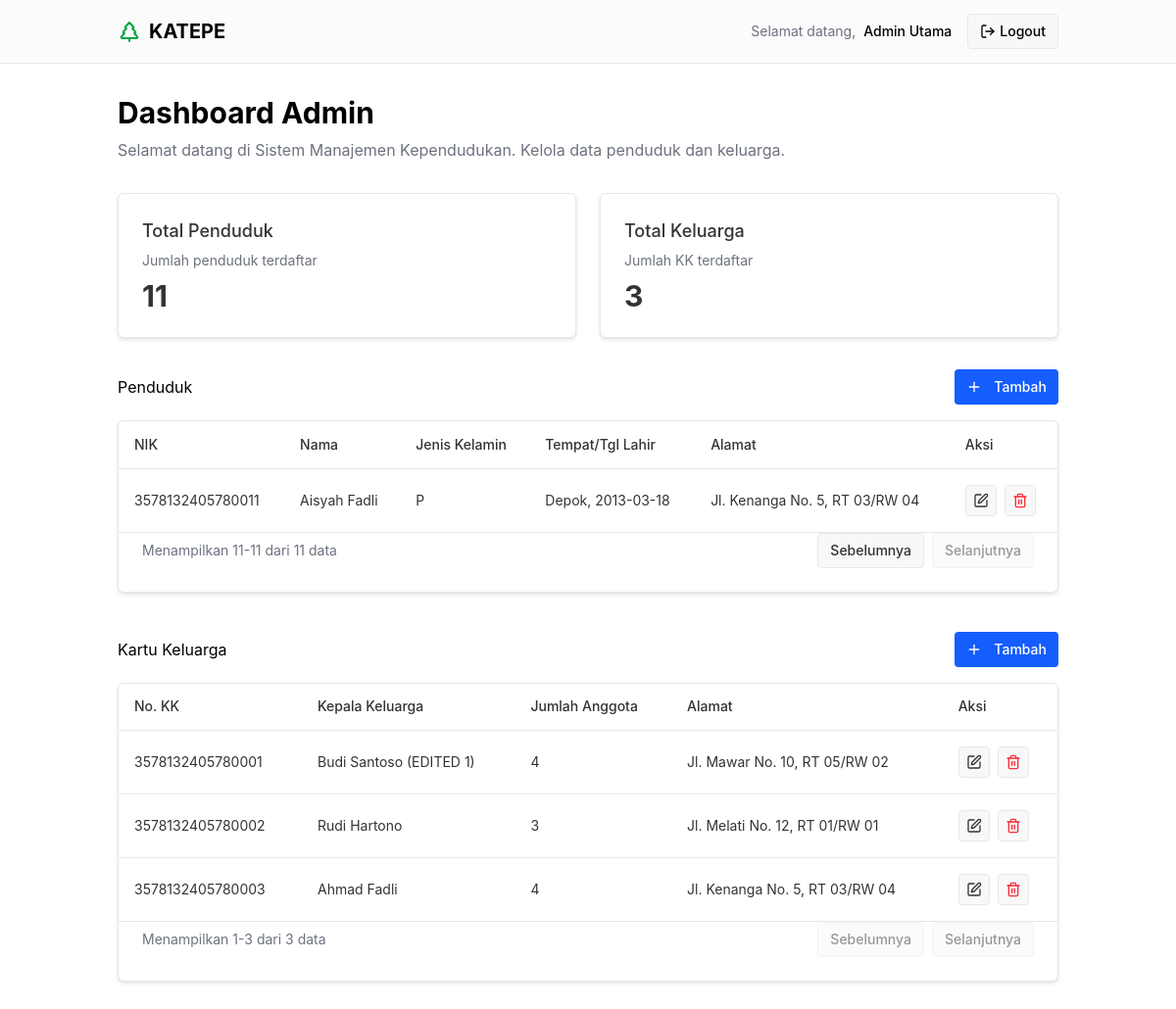
Page /petugas/dashboard.php?res_page=3 (signed in) on the committed database.
### tables this page shows
CREATE TABLE `residents` (
  `id` bigint NOT NULL,
  `nik` char(16) NOT NULL,
  `password` varchar(255) DEFAULT NULL,
  `full_name` varchar(100) NOT NULL,
  `birth_date` date DEFAULT NULL,
  `birth_place` varchar(100) DEFAULT NULL,
  `family_card_id` bigint DEFAULT NULL,
  `relation` enum('Kepala Keluarga','Istri','Anak','Lainnya') NOT NULL,
  `gender` enum('L','P') NOT NULL,
  `father_id` bigint DEFAULT NULL,
  `mother_id` bigint DEFAULT NULL
);

CREATE TABLE `family_cards` (
  `id` bigint NOT NULL,
  `kk_number` char(16) NOT NULL,
  `head_id` bigint DEFAULT NULL,
  `address` text,
  `subdistrict` varchar(100) DEFAULT NULL,
  `district` varchar(100) DEFAULT NULL,
  `city` varchar(100) DEFAULT NULL,
  `province` varchar(100) DEFAULT NULL
);

### petugas/dashboard.php (the view, shortened to what the rows shown need)
<?php
include '../utils/conn.php';
$res_limit = 5;
$res_page = isset($_GET['res_page']) && is_numeric($_GET['res_page']) ? (int)$_GET['res_page'] : 1;
$res_offset = ($res_page - 1) * $res_limit;
$res_stmt = $conn->prepare("SELECT r.*, address
                            FROM residents r
                            JOIN family_cards fc ON r.family_card_id=fc.id
                            LIMIT ? OFFSET ?");
$res_stmt->bind_param("ii", $res_limit, $res_offset);
$res_stmt->execute();
$res_result = $res_stmt->get_result();
$fc_limit = 5;
$fc_page = isset($_GET['fc_page']) && is_numeric($_GET['fc_page']) ? (int)$_GET['fc_page'] : 1;
$fc_offset = ($fc_page - 1) * $fc_limit;
$fc_stmt = $conn->prepare("SELECT fc.*, r.full_name AS head_name,
    (SELECT COUNT(*) FROM residents WHERE family_card_id = fc.id) AS member_count
    FROM family_cards fc
    LEFT JOIN residents r ON fc.head_id = r.id
    LIMIT ? OFFSET ?");
$fc_stmt->bind_param("ii", $fc_limit, $fc_offset);
$fc_stmt->execute();
$fc_result = $fc_stmt->get_result();
?>
<div class="container py-8">
    <div class="mb-8">
        <h1 class="text-3xl font-bold mb-2">Dashboard Admin</h1>
    </div>
    <div class="mb-8 space-y-8">
        <div>
            <div class="flex justify-between items-center mb-4">
                <h2>Penduduk</h2>
            </div>
            <div class="mt-2 ring-offset-background focus-visible:outline-none focus-visible:ring-2 focus-visible:ring-ring focus-visible:ring-offset-2" style="animation-duration: 0s;">
                <div class="rounded-lg border bg-card text-card-foreground shadow-sm" data-v0-t="card">
                    <div class="p-0">
                        <div class="relative w-full overflow-auto">
                            <table class="w-full caption-bottom text-sm">
                                <thead class="[&amp;_tr]:border-b">
                                    <tr class="border-b transition-colors hover:bg-muted/50 data-[state=selected]:bg-muted">
                                        <th class="h-12 px-4 text-left align-middle font-medium">NIK</th>
                                        <th class="h-12 px-4 text-left align-middle font-medium">Nama</th>
                                        <th class="h-12 px-4 text-left align-middle font-medium">Jenis Kelamin</th>
                                        <th class="h-12 px-4 text-left align-middle font-medium">Tempat/Tgl Lahir</th>
                                        <th class="h-12 px-4 text-left align-middle font-medium">Alamat</th>
                                        <th class="h-12 px-4 text-left align-middle font-medium">Aksi</th>
                                    </tr>
                                </thead>
                                <tbody class="[&amp;_tr:last-child]:border-0">
                                    <?php
                                    while ($row = $res_result->fetch_assoc()) {
                                    ?>
                                        <tr class="border-b transition-colors hover:bg-muted/50 data-[state=selected]:bg-muted">
                                            <td class="p-4 align-middle"><?= $row['nik'] ?></td>
                                            <td class="p-4 align-middle"><?= $row['full_name'] ?></td>
                                            <td class="p-4 align-middle"><?= $row['gender'] ?></td>
                                            <td class="p-4 align-middle"><?= $row['birth_place'] . ", " . $row['birth_date'] ?></td>
                                            <td class="p-4 align-middle"><?= $row['address'] ?></td>
                                            <td class="p-4 align-middle">
                                                <div class="flex gap-2">
                                                    <a href="resident-form.php?id=<?= $row['id'] ?>" class="inline-flex items-center justify-center gap-2 whitespace-nowrap rounded-md text-sm font-medium ring-offset-background transition-colors focus-visible:outline-none focus-visible:ring-2 focus-visible:ring-ring focus-visible:ring-offset-2 disabled:pointer-events-none disabled:opacity-50 [&amp;_svg]:pointer-events-none [&amp;_svg]:size-4 [&amp;_svg]:shrink-0 border border-input bg-background hover:bg-accent hover:text-accent-foreground h-8 w-8">
                                                    </a>
                                                    <form method="POST" action="resident-delete.php" onsubmit="return confirm('Yakin ingin menghapus data penduduk ini?');" style="display:inline;">
                                                        <button type="submit" class="inline-flex items-center justify-center gap-2 whitespace-nowrap rounded-md text-sm font-medium ring-offset-background transition-colors focus-visible:outline-none focus-visible:ring-2 focus-visible:ring-ring focus-visible:ring-offset-2 disabled:pointer-events-none disabled:opacity-50 [&_svg]:pointer-events-none [&_svg]:size-4 [&_svg]:shrink-0 border border-input bg-background hover:bg-accent hover:text-accent-foreground h-8 w-8 text-red-500">
                                                        </button>
                                                    </form>
                                                </div>
                                            </td>
                                        </tr>
                                    <?php
                                    }
                                    ?>
                                </tbody>
                            </table>
                        </div>
                    </div>
                </div>
            </div>
        </div>
        <div class="mt-10">
            <div class="flex justify-between items-center mb-4">
                <h2>Kartu Keluarga</h2>
            </div>
            <div class="mt-2 ring-offset-background focus-visible:outline-none focus-visible:ring-2 focus-visible:ring-ring focus-visible:ring-offset-2" style="animation-duration: 0s;">
                <div class="rounded-lg border bg-card text-card-foreground shadow-sm" data-v0-t="card">
                    <div class="p-0">
                        <div class="relative w-full overflow-auto">
                            <table class="w-full caption-bottom text-sm">
                                <thead class="[&amp;_tr]:border-b">
                                    <tr class="border-b transition-colors hover:bg-muted/50 data-[state=selected]:bg-muted">
                                        <th class="h-12 px-4 text-left align-middle font-medium">No. KK</th>
                                        <th class="h-12 px-4 text-left align-middle font-medium">Kepala Keluarga</th>
                                        <th class="h-12 px-4 text-left align-middle font-medium">Jumlah Anggota</th>
                                        <th class="h-12 px-4 text-left align-middle font-medium">Alamat</th>
                                        <th class="h-12 px-4 text-left align-middle font-medium">Aksi</th>
                                    </tr>
                                </thead>
                                <tbody class="[&amp;_tr:last-child]:border-0">
                                    <?php
                                    while ($fc_row = $fc_result->fetch_assoc()) {
                                    ?>
                                        <tr class="border-b transition-colors hover:bg-muted/50 data-[state=selected]:bg-muted">
                                            <td class="p-4 align-middle"><?= htmlspecialchars($fc_row['kk_number']) ?></td>
                                            <td class="p-4 align-middle"><?= htmlspecialchars($fc_row['head_name']) ?></td>
                                            <td class="p-4 align-middle"><?= $fc_row['member_count'] ?></td>
                                            <td class="p-4 align-middle"><?= htmlspecialchars($fc_row['address']) ?></td>
                                            <td class="p-4 align-middle">
                                                <div class="flex gap-2">
                                                    <a href="fc-form.php?id=<?= $fc_row['id'] ?>" class="inline-flex items-center justify-center gap-2 whitespace-nowrap rounded-md text-sm font-medium ring-offset-background transition-colors focus-visible:outline-none focus-visible:ring-2 focus-visible:ring-ring focus-visible:ring-offset-2 disabled:pointer-events-none disabled:opacity-50 [&_svg]:pointer-events-none [&_svg]:size-4 [&_svg]:shrink-0 border border-input bg-background hover:bg-accent hover:text-accent-foreground h-8 w-8">
                                                    </a>
                                                    <form method="POST" action="fc-delete.php" onsubmit="return confirm('Yakin ingin menghapus data KK ini?');" style="display:inline;">
                                                        <button type="submit" class="inline-flex items-center justify-center gap-2 whitespace-nowrap rounded-md text-sm font-medium ring-offset-background transition-colors focus-visible:outline-none focus-visible:ring-2 focus-visible:ring-ring focus-visible:ring-offset-2 disabled:pointer-events-none disabled:opacity-50 [&_svg]:pointer-events-none [&_svg]:size-4 [&_svg]:shrink-0 border border-input bg-background hover:bg-accent hover:text-accent-foreground h-8 w-8 text-red-500">
                                                        </button>
                                                    </form>
                                                </div>
                                            </td>
                                        </tr>
                                    <?php } ?>
                                </tbody>
                            </table>
                        </div>
                    </div>
                </div>
            </div>
        </div>
    </div>
</div>

### rows in the picture
residents: nik "3578132405780011", full_name "Aisyah Fadli", gender "P", birth_place "Depok", birth_date "2013-03-18", family_card.address "Jl. Kenanga No. 5, RT 03/RW 04"
family_cards: kk_number "3578132405780001", head.full_name "Budi Santoso (EDITED 1)", member_count "4", address "Jl. Mawar No. 10, RT 05/RW 02"
family_cards: kk_number "3578132405780002", head.full_name "Rudi Hartono", member_count "3", address "Jl. Melati No. 12, RT 01/RW 01"
family_cards: kk_number "3578132405780003", head.full_name "Ahmad Fadli", member_count "4", address "Jl. Kenanga No. 5, RT 03/RW 04"

### other values in the picture
$_SESSION['nama'] "Admin Utama"
$res_total_records "11"
$fc_total_records "3"
$start "11"
$end "11"
$start "1"
$end "3"
